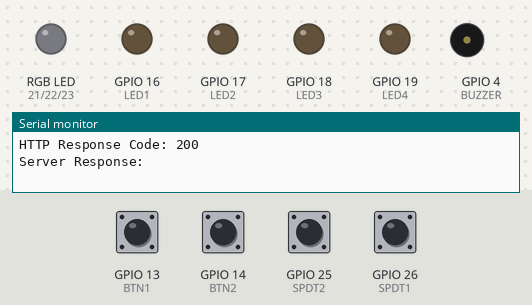
Simulated run of this sketch. Board: ESP32. Parts: an RGB LED mixed from three pins (HIGH = lit), output pins drawn as LEDs (lit = HIGH), buzzer (waves = sounding, pin HIGH), the last lines printed to the serial monitor. The test bench sets the inputs (shaded band); at power-on: GPIO 13 (BTN1), GPIO 14 (BTN2), GPIO 25 (SPDT2), GPIO 26 (SPDT1) HIGH. WiFi joins after 1.5 s; servers stay silent unless stated; uploads are accepted with an empty reply.

Above: at 3.2 s.
3.3 s: GPIO 13 (BTN1) pulled LOW for 0.15 s
At 4.4 s:
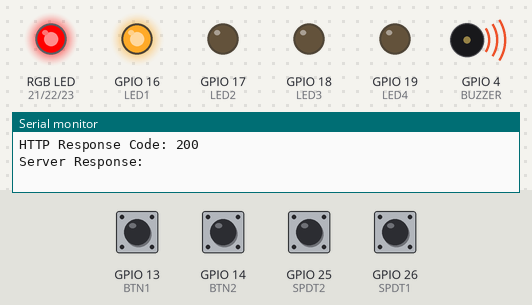
6.4 s: GPIO 14 (BTN2) pulled LOW for 0.15 s
At 6.7 s:
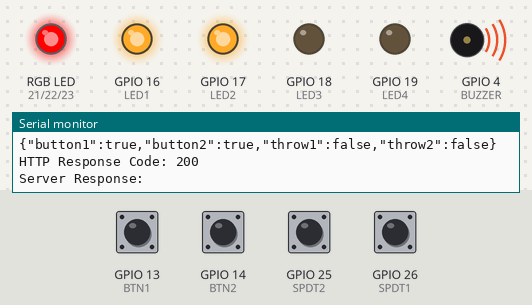
9.5 s: GPIO 25 (SPDT2) pulled LOW for 0.15 s
At 9.62 s:
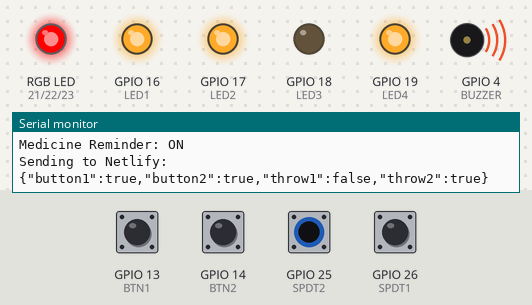
11.2 s: GPIO 26 (SPDT1) pulled LOW for 0.15 s
At 11.32 s:
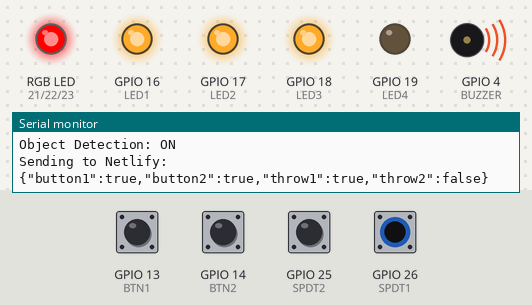
12.9 s: GPIO 13 (BTN1) pulled LOW for 1 s
At 13.8 s:
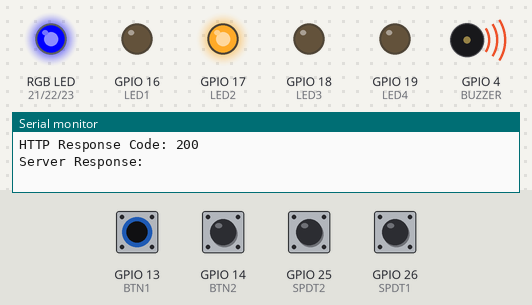
16.9 s: GPIO 25 (SPDT2) pulled LOW for 1 s
At 22.1 s:
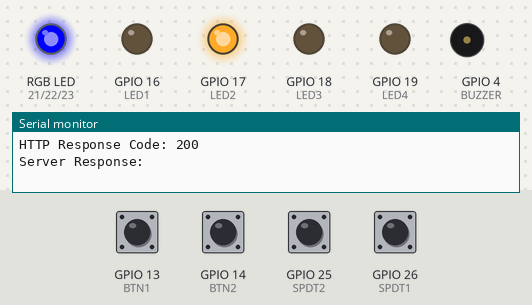
Timing chart, 0 to 22.4 s (numbered marks = the images above; inputs shaded):
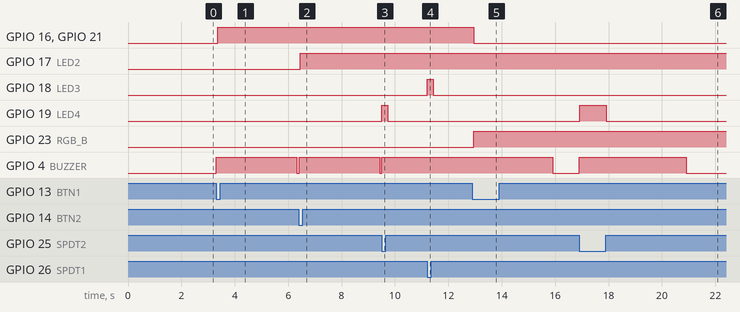

The sketch:

sketch.ino
```cpp
#define BLYNK_TEMPLATE_ID "TMPL3NJGrZTli"
#define BLYNK_TEMPLATE_NAME "PRISM for Blind"
#define BLYNK_AUTH_TOKEN "U0jtRl3irgawYNg3fUEUIfqcghiDLAXn"

#include <WiFi.h>
#include <HTTPClient.h>
#include <BlynkSimpleEsp32.h>

const char* ssid = "Galaxy sk";
const char* password = "ryg@2007";

const char* serverUrl = "https://prismforblind.netlify.app/api/sensor-data";


// =====================================================
// HARDWARE PINS
// =====================================================

// Push Buttons
#define BTN1 13       // SOS
#define BTN2 14       // Voice Recording

// SPDT Switches
#define SPDT1 26      // Object Detection
#define SPDT2 25      // Medicine Reminder

// LEDs
#define LED1 16       // SOS
#define LED2 17       // Voice Recording
#define LED3 18       // Object Detection
#define LED4 19       // Medicine Reminder

// RGB LED
#define RGB_R 21
#define RGB_G 22
#define RGB_B 23

// Buzzer
#define BUZZER 4


// =====================================================
// SOFTWARE STATES
// =====================================================

bool sosState = false;
bool voiceState = false;
bool objectState = false;
bool medicineState = false;


// Previous physical states
bool lastButton1State = HIGH;
bool lastButton2State = HIGH;

bool lastObjectSwitchState = HIGH;
bool lastMedicineSwitchState = HIGH;


// Buzzer
unsigned long buzzerStartTime = 0;
bool buzzerActive = false;


// Netlify sending interval
unsigned long lastSendTime = 0;
const unsigned long sendInterval = 2000;


// =====================================================
// RGB LED FUNCTIONS
// =====================================================

void rgbOff() {

  digitalWrite(RGB_R, LOW);
  digitalWrite(RGB_G, LOW);
  digitalWrite(RGB_B, LOW);
}


void rgbRed() {

  digitalWrite(RGB_R, HIGH);
  digitalWrite(RGB_G, LOW);
  digitalWrite(RGB_B, LOW);
}


void rgbBlue() {

  digitalWrite(RGB_R, LOW);
  digitalWrite(RGB_G, LOW);
  digitalWrite(RGB_B, HIGH);
}


void rgbGreen() {

  digitalWrite(RGB_R, LOW);
  digitalWrite(RGB_G, HIGH);
  digitalWrite(RGB_B, LOW);
}


void rgbYellow() {

  digitalWrite(RGB_R, HIGH);
  digitalWrite(RGB_G, HIGH);
  digitalWrite(RGB_B, LOW);
}


// =====================================================
// BUZZER
// =====================================================

void startBuzzer() {

  digitalWrite(BUZZER, HIGH);

  buzzerStartTime = millis();

  buzzerActive = true;
}


// =====================================================
// UPDATE HARDWARE
// =====================================================

void updateHardware() {

  // Individual LEDs

  digitalWrite(LED1, sosState);
  digitalWrite(LED2, voiceState);
  digitalWrite(LED3, objectState);
  digitalWrite(LED4, medicineState);


  // RGB LED

  rgbOff();

  if (sosState) {

    rgbRed();
  }

  else if (voiceState) {

    rgbBlue();
  }

  else if (objectState) {

    rgbGreen();
  }

  else if (medicineState) {

    rgbYellow();
  }
}


// =====================================================
// UPDATE BLYNK
// =====================================================

void updateBlynk() {

  // V0 = SOS
  Blynk.virtualWrite(V0, sosState ? 1 : 0);

  // V1 = Voice Recording
  Blynk.virtualWrite(V1, voiceState ? 1 : 0);

  // V2 = Object Detection
  Blynk.virtualWrite(V2, objectState ? 1 : 0);

  // V3 = Medicine Reminder
  Blynk.virtualWrite(V3, medicineState ? 1 : 0);
}


// =====================================================
// SEND DATA TO NETLIFY
// =====================================================

void sendDataToNetlify() {

  if (WiFi.status() != WL_CONNECTED) {

    Serial.println("WiFi not connected");

    return;
  }


  HTTPClient http;

  http.begin(serverUrl);

  http.addHeader("Content-Type", "application/json");


  String jsonData = "{";


  // SOS

  jsonData += "\"button1\":";
  jsonData += sosState ? "true" : "false";

  jsonData += ",";


  // Voice Recording

  jsonData += "\"button2\":";
  jsonData += voiceState ? "true" : "false";

  jsonData += ",";


  // Object Detection

  jsonData += "\"throw1\":";
  jsonData += objectState ? "true" : "false";

  jsonData += ",";


  // Medicine Reminder

  jsonData += "\"throw2\":";
  jsonData += medicineState ? "true" : "false";


  jsonData += "}";


  Serial.println("Sending to Netlify:");

  Serial.println(jsonData);


  int responseCode = http.POST(jsonData);


  Serial.print("HTTP Response Code: ");

  Serial.println(responseCode);


  if (responseCode > 0) {

    String response = http.getString();

    Serial.println("Server Response:");

    Serial.println(response);
  }


  http.end();
}


// =====================================================
// SETUP
// =====================================================

void setup() {

  Serial.begin(115200);


  // ---------------------------------------------------
  // INPUTS
  // ---------------------------------------------------

  pinMode(BTN1, INPUT_PULLUP);

  pinMode(BTN2, INPUT_PULLUP);

  pinMode(SPDT1, INPUT_PULLUP);

  pinMode(SPDT2, INPUT_PULLUP);


  // ---------------------------------------------------
  // LED OUTPUTS
  // ---------------------------------------------------

  pinMode(LED1, OUTPUT);

  pinMode(LED2, OUTPUT);

  pinMode(LED3, OUTPUT);

  pinMode(LED4, OUTPUT);


  // ---------------------------------------------------
  // RGB LED
  // ---------------------------------------------------

  pinMode(RGB_R, OUTPUT);

  pinMode(RGB_G, OUTPUT);

  pinMode(RGB_B, OUTPUT);


  // ---------------------------------------------------
  // BUZZER
  // ---------------------------------------------------

  pinMode(BUZZER, OUTPUT);

  digitalWrite(BUZZER, LOW);


  // Turn LEDs OFF

  digitalWrite(LED1, LOW);

  digitalWrite(LED2, LOW);

  digitalWrite(LED3, LOW);

  digitalWrite(LED4, LOW);

  rgbOff();


  // ---------------------------------------------------
  // WIFI
  // ---------------------------------------------------

  WiFi.begin(ssid, password);

  Serial.print("Connecting to WiFi");


  while (WiFi.status() != WL_CONNECTED) {

    delay(500);

    Serial.print(".");
  }


  Serial.println();

  Serial.println("WiFi Connected");


  Serial.print("IP Address: ");

  Serial.println(WiFi.localIP());


  // ---------------------------------------------------
  // BLYNK
  // ---------------------------------------------------

  Blynk.config(BLYNK_AUTH_TOKEN);

  Serial.println("Connecting to Blynk...");

  Blynk.connect();


  // ---------------------------------------------------
  // INITIAL PHYSICAL STATES
  // ---------------------------------------------------

  lastButton1State = digitalRead(BTN1);

  lastButton2State = digitalRead(BTN2);

  lastObjectSwitchState = digitalRead(SPDT1);

  lastMedicineSwitchState = digitalRead(SPDT2);


  // Read SPDT initial states

  objectState = (digitalRead(SPDT1) == LOW);

  medicineState = (digitalRead(SPDT2) == LOW);


  updateHardware();

  updateBlynk();

  sendDataToNetlify();


  Serial.println("System Ready");
}


// =====================================================
// LOOP
// =====================================================

void loop() {

  Blynk.run();


  bool currentButton1State = digitalRead(BTN1);

  bool currentButton2State = digitalRead(BTN2);

  bool currentObjectSwitchState = digitalRead(SPDT1);

  bool currentMedicineSwitchState = digitalRead(SPDT2);


  bool inputChanged = false;


  // ===================================================
  // SOS BUTTON
  // ===================================================

  // Detect button press
  // INPUT_PULLUP means LOW = pressed

  if (lastButton1State == HIGH &&
      currentButton1State == LOW) {

    // Toggle SOS

    sosState = !sosState;

    inputChanged = true;

    startBuzzer();

    Serial.print("SOS: ");

    Serial.println(sosState ? "ON" : "OFF");

    delay(50);
  }


  // ===================================================
  // VOICE RECORDING BUTTON
  // ===================================================

  if (lastButton2State == HIGH &&
      currentButton2State == LOW) {

    // Toggle voice recording

    voiceState = !voiceState;

    inputChanged = true;

    startBuzzer();

    Serial.print("Voice Recording: ");

    Serial.println(voiceState ? "ON" : "OFF");

    delay(50);
  }


  // ===================================================
  // OBJECT DETECTION SPDT
  // ===================================================

  if (currentObjectSwitchState != lastObjectSwitchState) {

    objectState = (currentObjectSwitchState == LOW);

    inputChanged = true;

    startBuzzer();

    Serial.print("Object Detection: ");

    Serial.println(objectState ? "ON" : "OFF");
  }


  // ===================================================
  // MEDICINE REMINDER SPDT
  // ===================================================

  if (currentMedicineSwitchState != lastMedicineSwitchState) {

    medicineState = (currentMedicineSwitchState == LOW);

    inputChanged = true;

    startBuzzer();

    Serial.print("Medicine Reminder: ");

    Serial.println(medicineState ? "ON" : "OFF");
  }


  // ===================================================
  // IF ANY INPUT CHANGED
  // ===================================================

  if (inputChanged) {

    updateHardware();

    updateBlynk();

    sendDataToNetlify();

    lastSendTime = millis();
  }


  // ===================================================
  // UPDATE PREVIOUS STATES
  // ===================================================

  lastButton1State = currentButton1State;

  lastButton2State = currentButton2State;

  lastObjectSwitchState = currentObjectSwitchState;

  lastMedicineSwitchState = currentMedicineSwitchState;


  // ===================================================
  // PERIODIC NETLIFY UPDATE
  // ===================================================

  if (millis() - lastSendTime >= sendInterval) {

    sendDataToNetlify();

    lastSendTime = millis();
  }


  // ===================================================
  // BUZZER AUTO OFF AFTER 3 SECONDS
  // ===================================================

  if (buzzerActive) {

    if (millis() - buzzerStartTime >= 3000) {

      digitalWrite(BUZZER, LOW);

      buzzerActive = false;
    }
  }


  delay(20);
}
```

Measured:
- after the input at 3.3 s, GPIO 16 (LED1), GPIO 21 (RGB_R): LOW → HIGH after 0.06 s; GPIO 4 (BUZZER): LOW → HIGH at once, → LOW 3.0 s later
- after the input at 6.4 s, GPIO 17 (LED2): LOW → HIGH after 0.06 s; GPIO 4 (BUZZER): LOW → HIGH at once, → LOW 3.0 s later
- after the input at 9.5 s, GPIO 19 (LED4): LOW → HIGH at once, → LOW 0.22 s later; GPIO 4 (BUZZER): LOW → HIGH at once
- after the input at 11.2 s, GPIO 18 (LED3): LOW → HIGH at once, → LOW 0.22 s later; GPIO 4 (BUZZER): stays HIGH (without the input it goes to LOW after 1.5 s)
- after the input at 12.9 s, GPIO 16 (LED1), GPIO 21 (RGB_R): HIGH → LOW after 0.05 s; GPIO 23 (RGB_B): LOW → HIGH after 0.05 s; GPIO 4 (BUZZER): HIGH → LOW after 3.0 s instead of 1.5 s
- after the input at 16.9 s, GPIO 19 (LED4): LOW → HIGH at once, → LOW 1.0 s later; GPIO 4 (BUZZER): LOW → HIGH at once, → LOW 4.0 s later
